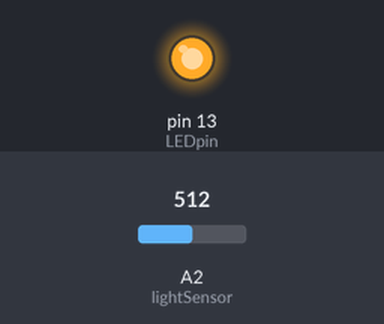
Bench run of a sketch on a simulated Arduino Uno, built with avr-gcc and run on an emulated ATmega328P. On the bench: output pins drawn as LEDs (lit = HIGH). The test bench sets the inputs (shaded band); at power-on: A2 (lightSensor) = 512.

Above: at 1.2 s.
1.3 s: A2 (lightSensor) set to 498
At 3.0 s:
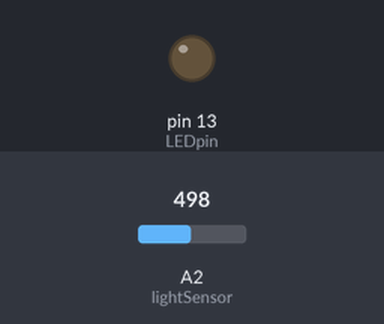
3.5 s: A2 (lightSensor) set to 716
At 4.6 s:
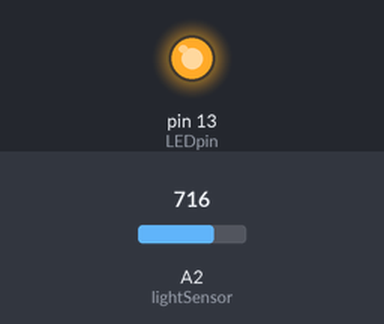
5.5 s: A2 (lightSensor) set to 511
At 7.4 s:
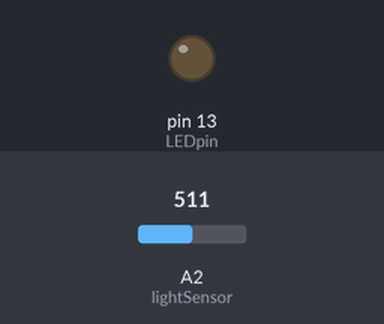
Timing chart, 0 to 8.9 s (numbered marks = the images above; inputs shaded):
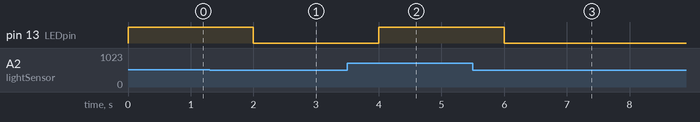

The sketch:

bodycentric-prototype4-02.ino
```cpp
//**************Body Centri Tech
//**************Prototype04-Visual Power
//**************Reference Arduino Analog Read

int LEDpin = 13;// LED port
int lightSensor = A2;// Lightsensor port
int n = 0; // Default LED value
int lightSensorValue = 0;
int lightSensorPin = A2;

void setup() {
 pinMode(LEDpin, OUTPUT);
 pinMode(lightSensor, INPUT);//read lightsensor Value
}

void loop() {
    lightSensorValue = analogRead(A2);
 n = analogRead(lightSensor);
 analogWrite(LEDpin, n/4);//Convert the lgihtSensor Value 0~1000 to Digitalvalue 0~255

  Serial.print("\t sensor= ");
  Serial.println(lightSensorValue);
  delay(1000);
}
```

Measured:
- the behaviour switches between 512 and 511 on A2 (lightSensor) (found by bisection; images 0 and 1)
- after the input at 1.3 s, pin 13 (LEDpin): HIGH → LOW after 0.70 s
- after the input at 3.5 s, pin 13 (LEDpin): LOW → HIGH after 0.50 s
- after the input at 5.5 s, pin 13 (LEDpin): HIGH → LOW after 0.50 s
